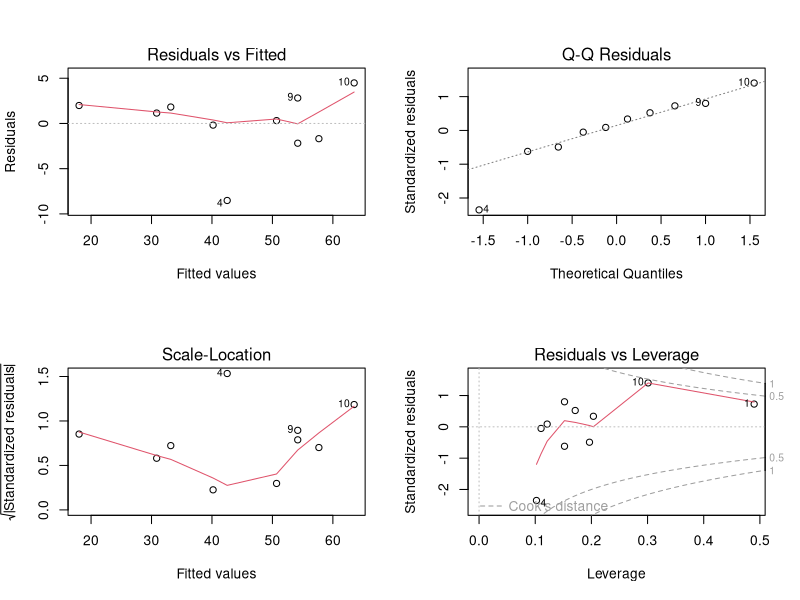
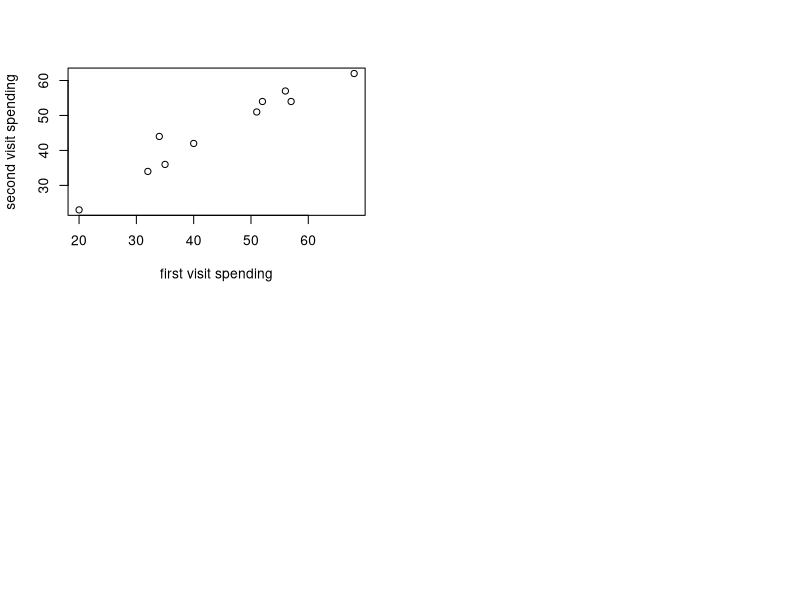

Recreate these plots in R, in order. (Note: this script raises an error after producing the figures.)
######1

fir <- c(20,32,35,34,40,51,52,56,57,68)
sec <- c(23,34,36,44,42,51,54,57,54,62 )

fit <- lm(fir~sec)
par(mfrow=c(2,2))
plot(fit)
plot(fir,sec, xlab="first visit spending",ylab="second visit spending")
r <- cor(fir,sec)
SE <- sqrt((1-r^2)/(length(fir)-2))

summary(fit)

cor(fir,sec)
corr<-cor.test(fir,sec)
corr$conf.int


#####2
c1_B <- c1 + 30
c2_B <- c2 + 30
cor(c1,c2_B)

c1_C <- c1*100
cor(c1_C,c2)


#####3
b1 <- c(-1.3,-0.5,-0.3,0.2,0.1,0.5,1.0,0.3,0.4,0.5,0.1,0.2,0.4,1.3,1.2,1.4,1.6,1.6,1.8,3.1)
b2 <- c(4,22,0,0,11,13,17,25,24,27,29,33,33,42,33,20,19,19,25,65)

plot(b1,b2)

m <- lm(b2~b1)
abline(m)


summary(m)
a <- m$coefficients[1]
b <- m$coefficients[2]


b3 <- mat.or.vec(20,1)
for (i in 1:length(b3)) {
  b3[i] = b*b1[i] + a
}

points(b1,b3,col="red")

cor.test(b1,b2)

b1_p <- c(-1.3,-0.5,-0.3,0.2,0.1,0.5,1.0,0.3,0.4,0.5,0.1,0.2,0.4,1.3,1.2,1.4,1.6,1.6,1.8)
b2_p <- c(4,22,0,0,11,13,17,25,24,27,29,33,33,42,33,20,19,25,25)
m_p <- lm(b2_p~b1_p)
abline(m_p)
summary(m_p)